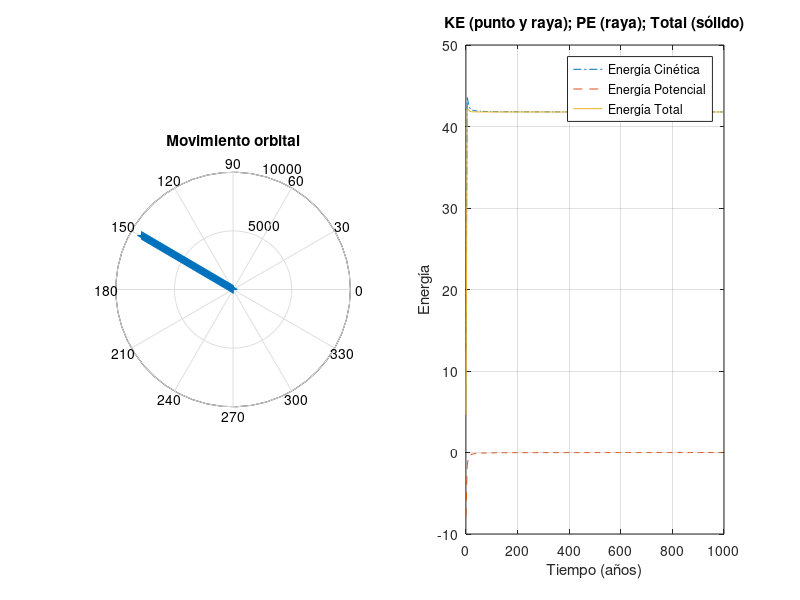

Here is the MATLAB script that generated this plot:
% Program to compute the orbit of a comet
% using the Euler method.
clear; clc;

% Input values
r0 = input('Ingrese la distancia radial inicial (AU) - ');
r = [r0 0];
v0 = input('Ingrese la velocidad tangencial inicial (AU/year) - ');
v = [0 v0];
tau = input('Ingrese el tiempo de paso, tau (year) - ');

% Constants
GM = 4*pi^2;
mass = 1.;

% Main loop parameters
time = 0;
nstep = 200;

% Preallocate arrays for efficiency
rplot = zeros(1, nstep);
thplot = zeros(1, nstep);
tplot = zeros(1, nstep);
kinetic = zeros(1, nstep);
potential = zeros(1, nstep);

% Main loop
for istep = 1:nstep
    rplot(istep) = norm(r);
    thplot(istep) = atan2(r(2), r(1));
    tplot(istep) = time;
    kinetic(istep) = 0.5 * mass * norm(v)^2;
    potential(istep) = -GM * mass / norm(r);

    % Compute the new velocity and position
    accel = -GM * r / norm(r)^3; % Gravitational acceleration
    r = r + tau * v; % Update position
    v = v + tau * accel; % Update velocity
    time = time + tau; % Update time
end

% Plotting the comet's trajectory
subplot(121)
polar(thplot, rplot, '+')
grid on
ylabel('Distancia (AU)')
title('Movimiento orbital')

subplot(122)
totalE = kinetic + potential; % Total energy
plot(tplot, kinetic, '-.', tplot, potential, '--', tplot, totalE, '-')
xlabel('Tiempo (años)')
ylabel('Energía')
title('KE (punto y raya); PE (raya); Total (sólido)')
legend('Energía Cinética', 'Energía Potencial', 'Energía Total')
grid on

